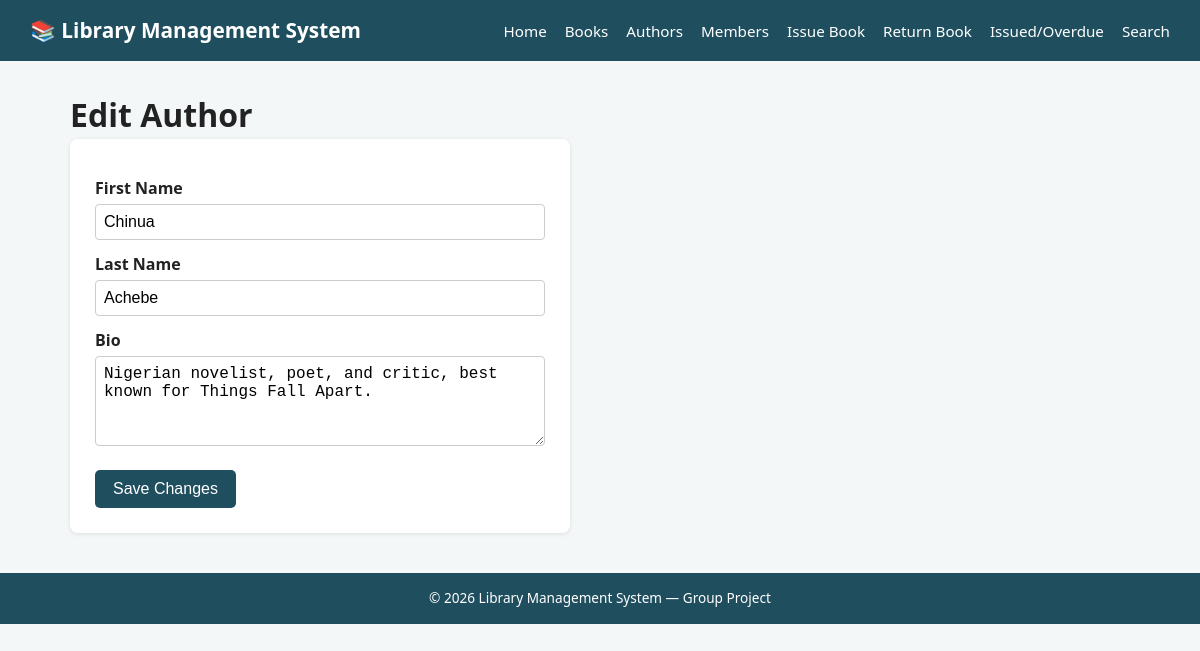
The app's page /authors/edit.php?id=1 with its own data.
### tables this page shows
CREATE TABLE authors (
    author_id INT AUTO_INCREMENT PRIMARY KEY,
    first_name VARCHAR(50) NOT NULL,
    last_name VARCHAR(50) NOT NULL,
    bio TEXT
);

### authors/edit.php (the view, shortened to what this page needs)
<?php
require_once '../config/db.php';
$author_id = isset($_GET['id']) ? (int)$_GET['id'] : (isset($_POST['author_id']) ? (int)$_POST['author_id'] : 0);
$stmt = $conn->prepare("SELECT * FROM authors WHERE author_id = ?");
$stmt->bind_param("i", $author_id);
$stmt->execute();
$author = $stmt->get_result()->fetch_assoc();
$first_name = $_POST['first_name'] ?? $author['first_name'];
$last_name  = $_POST['last_name']  ?? $author['last_name'];
$bio        = $_POST['bio']        ?? $author['bio'];
include '../includes/header.php';
?>
<h1>Edit Author</h1>
<form method="POST" action="edit.php?id=<?php echo $author_id; ?>" class="validate-form">
    <label for="first_name">First Name</label>
    <input type="text" id="first_name" name="first_name" required value="<?php echo htmlspecialchars($first_name); ?>">
    <label for="last_name">Last Name</label>
    <input type="text" id="last_name" name="last_name" required value="<?php echo htmlspecialchars($last_name); ?>">
    <label for="bio">Bio</label>
    <textarea id="bio" name="bio" rows="4"><?php echo htmlspecialchars($bio); ?></textarea>
    <button type="submit">Save Changes</button>
</form>
<?php
include '../includes/footer.php';
?>

### assets/css/style.css (style rules this page uses)
* { margin: 0; padding: 0; box-sizing: border-box; }
body { font-family: 'Segoe UI', Arial, sans-serif; background-color: #f4f7f8; color: #222; line-height: 1.5; }
form { background: #fff; padding: 25px; border-radius: 8px; max-width: 500px; box-shadow: 0 1px 4px rgba(0,0,0,0.1); }
form label { display: block; margin-top: 12px; margin-bottom: 4px; font-weight: 600; }
form input, form select, form textarea { width: 100%; padding: 8px; border: 1px solid #ccc; border-radius: 4px; font-size: 1rem; }
button, .btn { margin-top: 18px; background-color: #1f4e5f; color: #fff; border: none; padding: 10px 18px; border-radius: 5px; cursor: pointer; font-size: 1rem; }

### records on screen
authors: first_name "Chinua", last_name "Achebe", bio "Nigerian novelist, poet, and critic, best known for Things Fall Apart."
